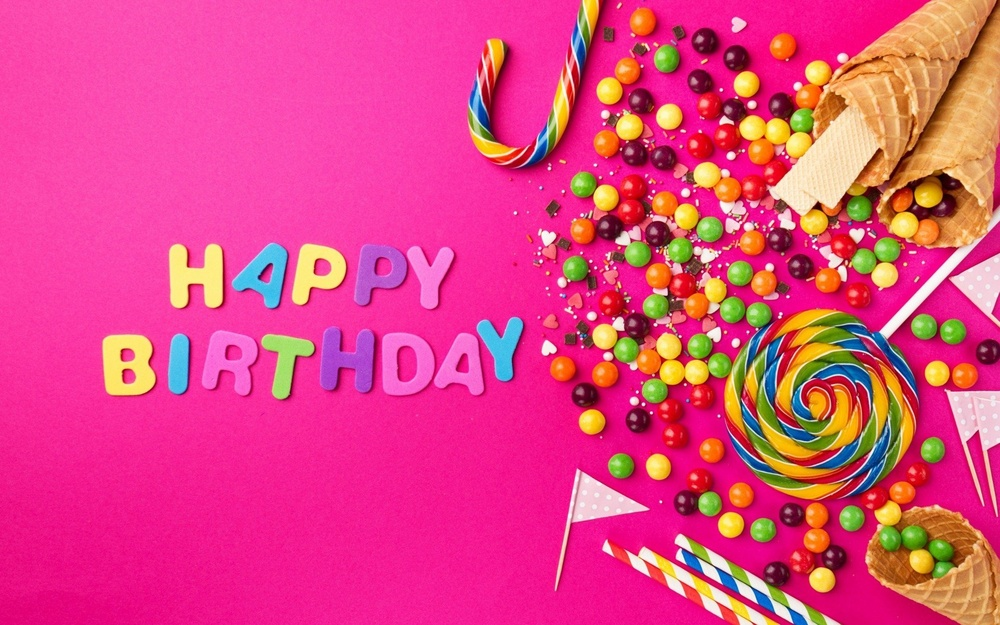
#> input picture открытка.jpg, 1000 x 625 px, shrunk from 1920 x 1200 before the run
$ python 1.py
#> lines starting #> are read from the running program, lines starting #| are printed output that depends on the picture
from PIL import Image

image = Image.open("открытка.jpg")
#> image is the input picture: PIL image 1000x625 RGB; mean R, G, B 226.1, 68.4, 131.1

area = (200, 150, 1000, 1000)  # (лево, верх, право, низ)

cropped_image = image.crop(area)
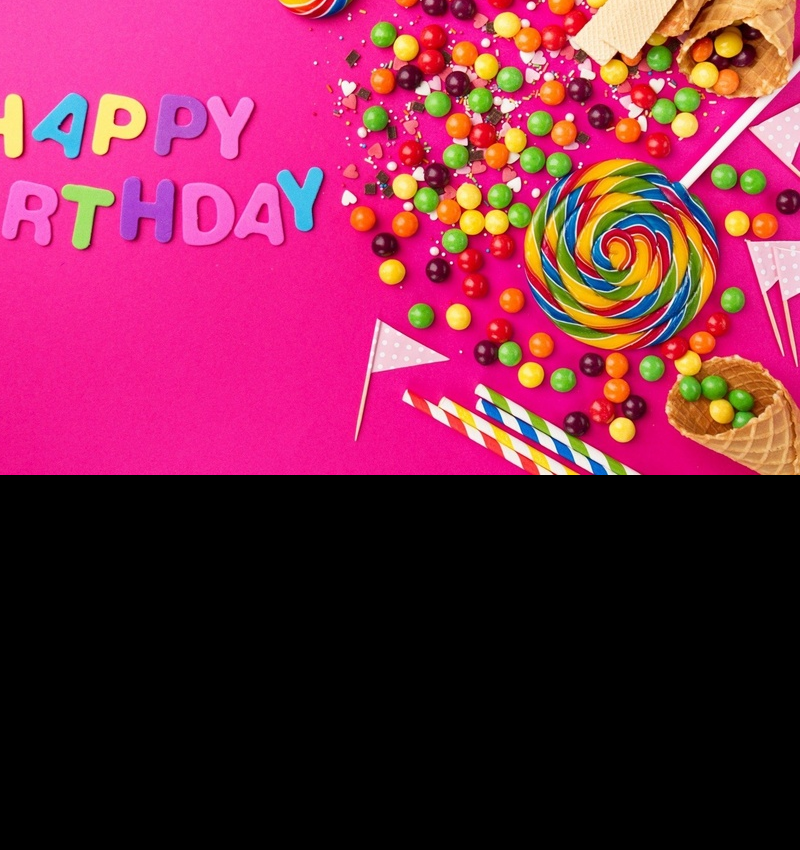
#> cropped_image: PIL image 800x850 RGB; mean R, G, B 121.9, 38.2, 68.6

cropped_image.save("обрезанная_открытка.jpg")
